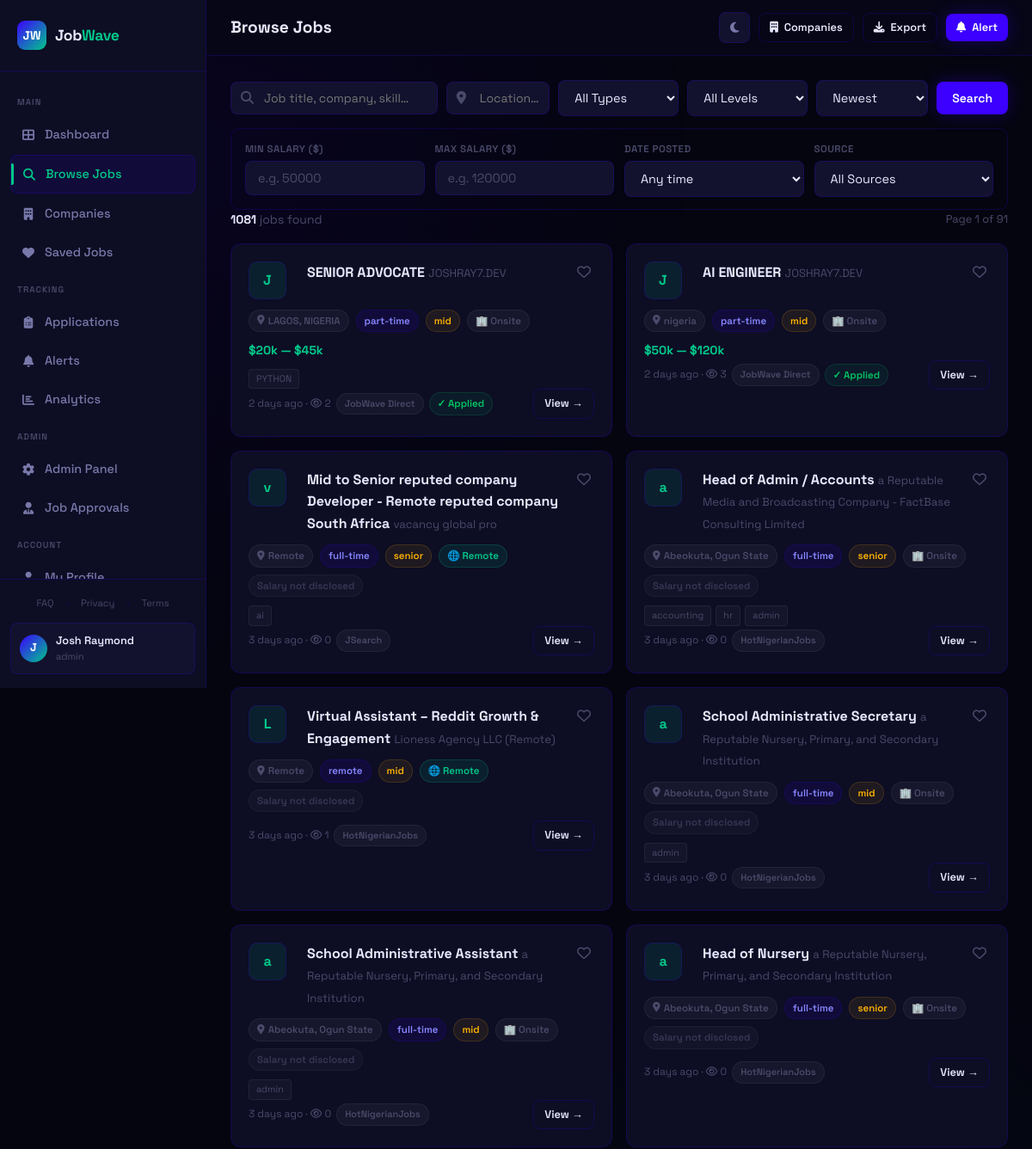
Page /jobs (signed in, upper part) on the earlier database version.
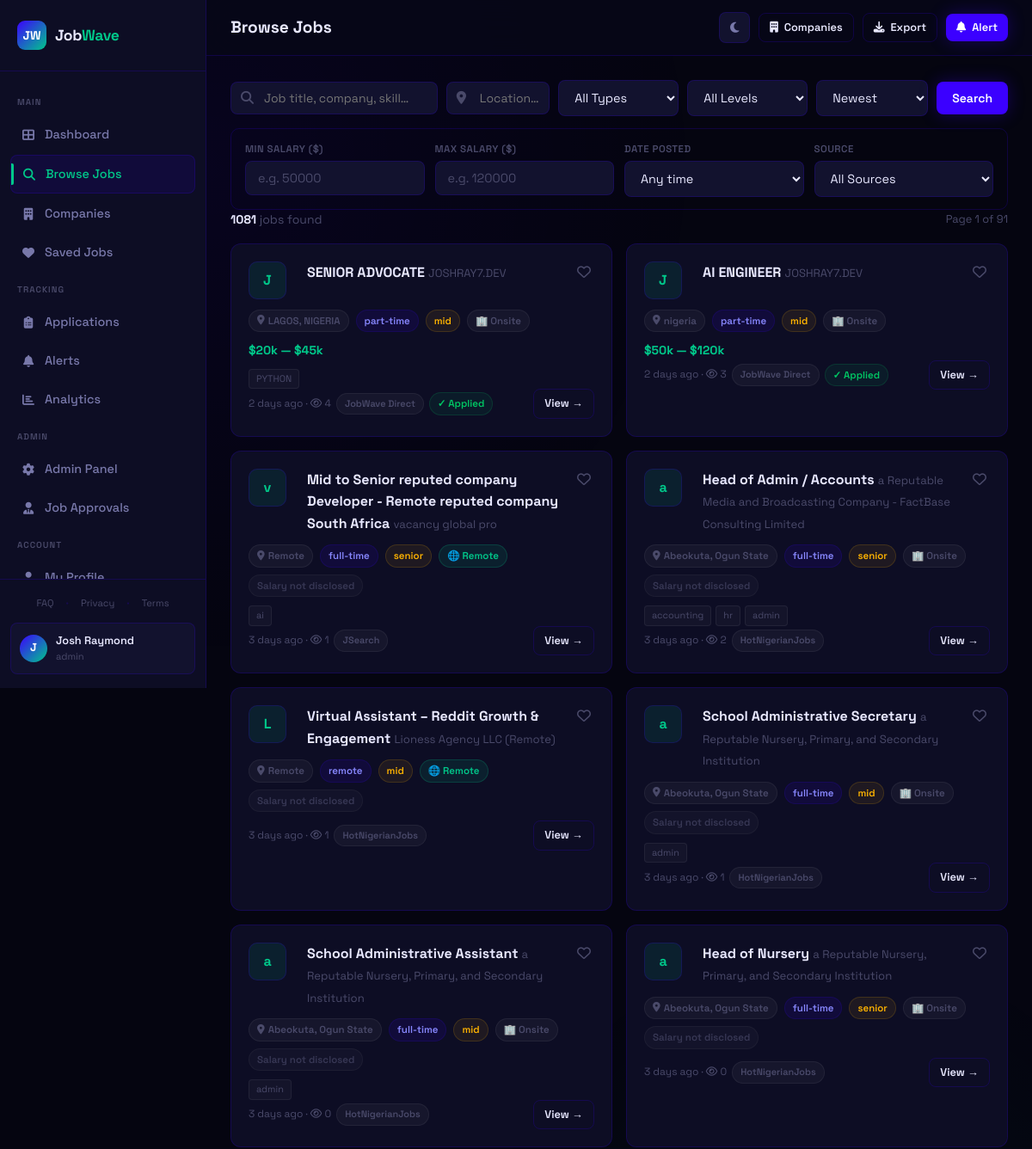
Same page on the later database version.
### app.py (models this page shows)
class Job(db.Model):
    id = db.Column(db.Integer, primary_key=True)
    title = db.Column(db.String(200), nullable=False)
    company = db.Column(db.String(200), nullable=False)
    location = db.Column(db.String(200))
    job_type = db.Column(db.String(50))          # full-time | part-time | remote | contract
    experience = db.Column(db.String(50))         # entry | mid | senior
    salary_min = db.Column(db.Integer)
    salary_max = db.Column(db.Integer)
    description = db.Column(db.Text)
    requirements = db.Column(db.Text)
    source = db.Column(db.String(100))
    source_url = db.Column(db.String(500))
    source_id = db.Column(db.String(200), unique=True)  # duplicate detection
    tags = db.Column(db.String(500))
    is_active = db.Column(db.Boolean, default=True)
    scraped_at = db.Column(db.DateTime, default=datetime.utcnow)
    posted_at = db.Column(db.DateTime)
    views = db.Column(db.Integer, default=0)
    posted_to_whatsapp = db.Column(db.Boolean, default=False)
    posted_by_user_id = db.Column(db.Integer, db.ForeignKey('user.id'), nullable=True)
    approval_status = db.Column(db.String(20), default='approved')  # pending | approved | rejected
    rejection_reason = db.Column(db.String(500))
    @property
    def work_arrangement(self):
        text = f"{self.job_type or ''} {self.location or ''} {(self.description or '')[:300]}".lower()
        if 'hybrid' in text:
            return 'Hybrid'
        if 'remote' in text or self.job_type == 'remote':
            return 'Remote'
        return 'Onsite'
    @property
    def posted_ago(self):
        if not self.scraped_at:
            return ''
        delta = datetime.utcnow() - self.scraped_at
        days = delta.days
        if days <= 0:
            return 'Today'
        if days == 1:
            return 'Yesterday'
        if days < 7:
            return f'{days} days ago'
        weeks = days // 7
        if weeks < 5:
            return f'{weeks} week{"s" if weeks != 1 else ""} ago'
        months = days // 30
        return f'{months} month{"s" if months != 1 else ""} ago'

### app.py (the view)
@app.route('/jobs')
@login_required
def jobs():
    q = request.args.get('q', '')
    location = request.args.get('location', '')
    job_type = request.args.get('type', '')
    experience = request.args.get('experience', '')
    salary_min = request.args.get('salary_min', type=int)
    salary_max = request.args.get('salary_max', type=int)
    date_posted = request.args.get('date_posted', '')  # 1d | 7d | 30d
    source = request.args.get('source', '')
    sort = request.args.get('sort', 'newest')
    page = request.args.get('page', 1, type=int)
    query = Job.query.filter_by(is_active=True)
    if q:
        search = f'%{q}%'
        query = query.filter(
            db.or_(Job.title.ilike(search), Job.company.ilike(search),
                   Job.description.ilike(search), Job.tags.ilike(search))
        )
    if location:
        query = query.filter(Job.location.ilike(f'%{location}%'))
    if job_type:
        query = query.filter(Job.job_type == job_type)
    if experience:
        query = query.filter(Job.experience == experience)
    if salary_min:
        query = query.filter(Job.salary_min >= salary_min)
    if salary_max:
        query = query.filter(db.or_(Job.salary_max <= salary_max, Job.salary_max == None))
    if date_posted:
        days_map = {'1d': 1, '7d': 7, '30d': 30}
        days = days_map.get(date_posted)
        if days:
            cutoff = datetime.utcnow() - timedelta(days=days)
            query = query.filter(Job.scraped_at >= cutoff)
    if source:
        query = query.filter(Job.source == source)
    if sort == 'salary':
        query = query.order_by(Job.salary_max.desc())
    elif sort == 'oldest':
        query = query.order_by(Job.scraped_at.asc())
    else:
        query = query.order_by(Job.scraped_at.desc())
    pagination = query.paginate(page=page, per_page=12, error_out=False)
    sources = [r[0] for r in db.session.query(Job.source).distinct().all() if r[0]]
    saved_ids = {s.job_id for s in SavedJob.query.filter_by(user_id=current_user.id).all()}
    applied_ids = {a.job_id for a in Application.query.filter_by(user_id=current_user.id).all()}
    collections = Collection.query.filter_by(user_id=current_user.id).all()
    return render_template('jobs.html', jobs=pagination.items, pagination=pagination,
                           sources=sources, saved_ids=saved_ids, applied_ids=applied_ids,
                           collections=collections,
                           q=q, location=location, job_type=job_type,
                           experience=experience, salary_min=salary_min,
                           salary_max=salary_max, date_posted=date_posted,
                           source=source, sort=sort)

### app.py (called while the page is built)
@login_manager.user_loader
def load_user(user_id):
    return User.query.get(int(user_id))

    @property
    def is_authenticated(self): return True

### templates/jobs.html (shortened to what the changed rows need)
{% extends 'base.html' %}
{% block page_title %}Browse Jobs{% endblock %}
{% block content %}
{% if jobs %}
<div class="jobs-grid stagger">
  {% for job in jobs %}
  <div class="job-card">
    <div class="job-card-header">
      <a href="/company/{{ job.company|urlencode }}" class="company-logo" title="View {{ job.company }} jobs" style="text-decoration:none;">{{ job.company[0] }}</a>
      <div style="flex:1;min-width:0;padding-left:12px;">
        <a href="{{ url_for('job_detail', job_id=job.id) }}" class="job-title" style="color:var(--text);">{{ job.title }}</a>
        <a href="/company/{{ job.company|urlencode }}" class="job-company" style="color:var(--text-muted);text-decoration:none;">{{ job.company }}</a>
      </div>
      <div style="display:flex;gap:6px;align-items:center;">
        <button class="save-btn {% if job.id in saved_ids %}saved{% endif %}" data-job-id="{{ job.id }}">
          <i class="fa-{% if job.id in saved_ids %}solid{% else %}regular{% endif %} fa-heart"></i>
        </button>
      </div>
    </div>
    <div class="job-meta">
      {% if job.location %}<span class="badge badge-gray"><i class="fa-solid fa-location-dot"></i> {{ job.location }}</span>{% endif %}
      <span class="badge badge-indigo">{{ job.job_type or 'full-time' }}</span>
      {% if job.experience %}<span class="badge badge-amber">{{ job.experience }}</span>{% endif %}
      {% set arrangement = job.work_arrangement %}
      <span class="badge {% if arrangement == 'Remote' %}badge-mint{% elif arrangement == 'Hybrid' %}badge-amber{% else %}badge-gray{% endif %}">
        {% if arrangement == 'Remote' %}🌐{% elif arrangement == 'Hybrid' %}🔀{% else %}🏢{% endif %} {{ arrangement }}
      </span>
      {% if not job.salary_min %}
      <span class="badge badge-gray" style="opacity:0.7;"> Salary not disclosed</span>
      {% endif %}
    </div>
    {% if job.salary_min %}
    <div class="job-salary">${{ '{:,.0f}'.format(job.salary_min/1000) }}k — ${{ '{:,.0f}'.format(job.salary_max/1000) }}k</div>
    {% endif %}
    {% if job.tags %}
    <div class="job-tags">
      {% for tag in job.tags.split(',')[:4] %}
      <span class="tag">{{ tag.strip() }}</span>
      {% endfor %}
    </div>
    {% endif %}
    <a href="{{ url_for('job_detail', job_id=job.id) }}" class="job-card-link">
      <div style="display:flex;align-items:center;gap:6px;flex-wrap:wrap;">
        <span class="job-time"> {{ job.posted_ago }} · <i class="fa-regular fa-eye"></i> {{ job.views }} </span>
        <span class="badge badge-gray" style="font-size:0.68rem;"> {{ job.source }} </span>
        {% if job.id in applied_ids %}
        <span class="badge badge-green">✓ Applied</span>
        {% endif %}
      </div>
      <span class="btn btn-outline btn-sm">View →</span>
    </a>
  </div>
  {% endfor %}
</div>
{% endif %}
{% endblock %}

Differences in the rows shown:
changed Job "SENIOR ADVOCATE": views "2" → "4"
changed Job "Mid to Senior reputed company Developer - Remote reputed company South Africa": views "0" → "1"
changed Job "Head of Admin / Accounts": views "0" → "2"
changed Job "School Administrative Secretary": views "0" → "1"
